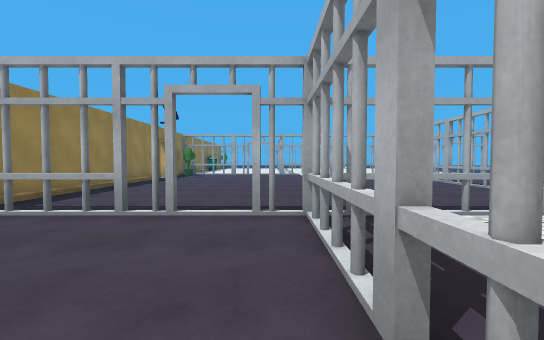
View 1 (above)

17 first-person views from a walk through a 3-D level made in the Unity game engine. The camera is 1.4 m above the floor, tilts 2° down and sees 90° across. Doors are open. The floor is counted in squares, 2 m on a side. Each view is taken from the middle of a square. On the plan, view 1 faces up. The plan holds only what a view shows up to about 9 squares ahead; the rest is blank. The place goes on beyond the plan. The player is left out. Some animated figures are not drawn. Some surface patterns are stand-ins.

View 2
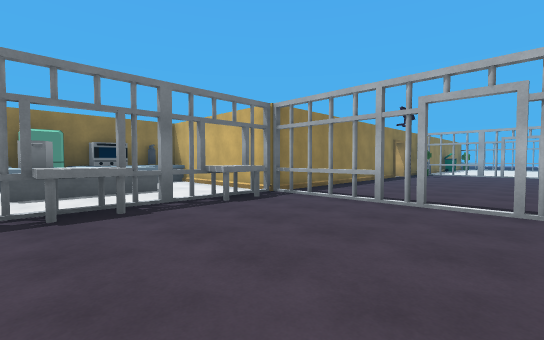

View 3
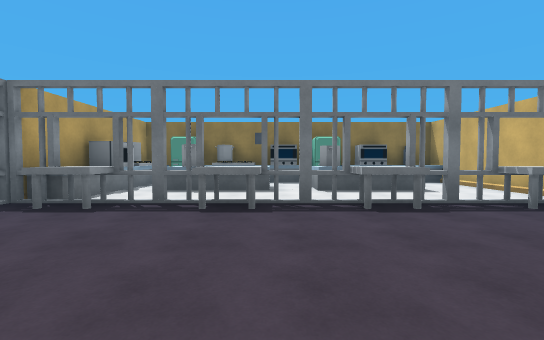

View 4
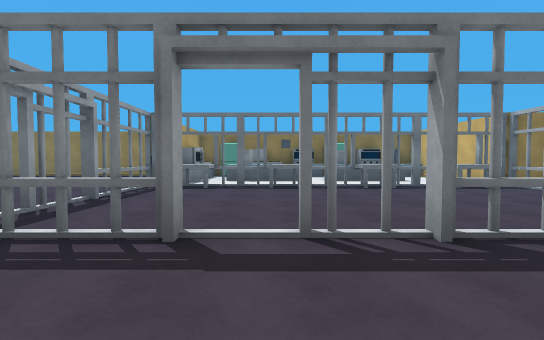

View 5
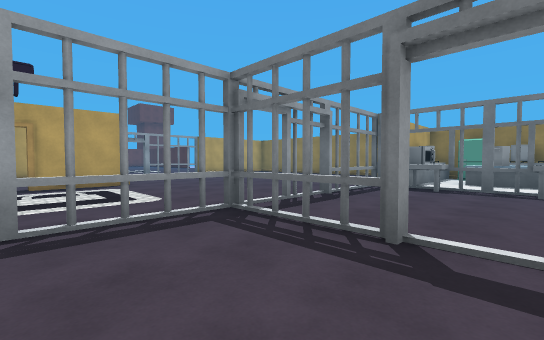

View 6
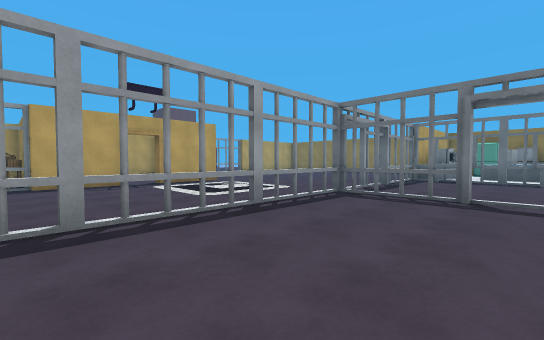

View 7
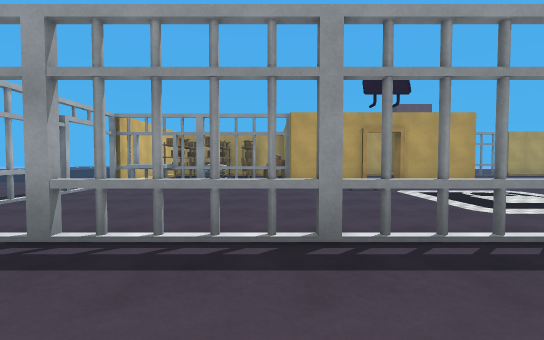

View 8
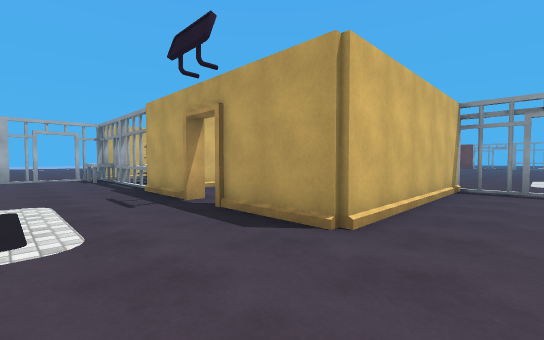

View 9
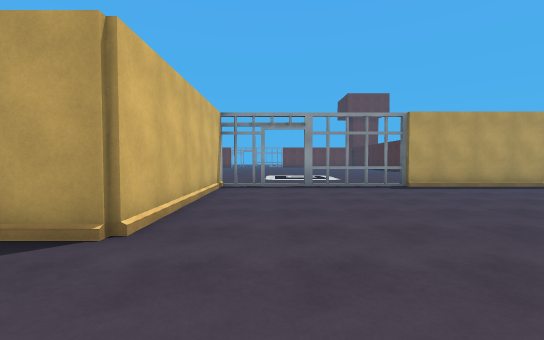

View 10
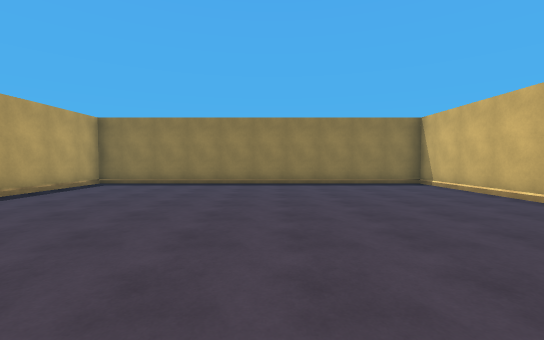

View 11
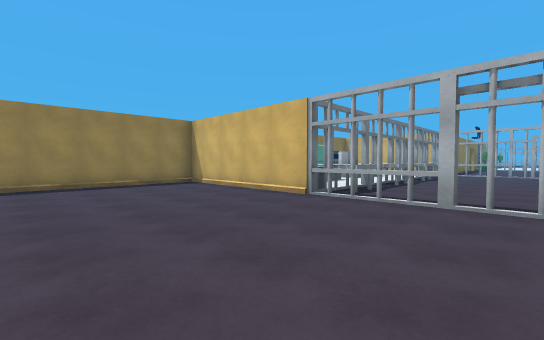

View 12
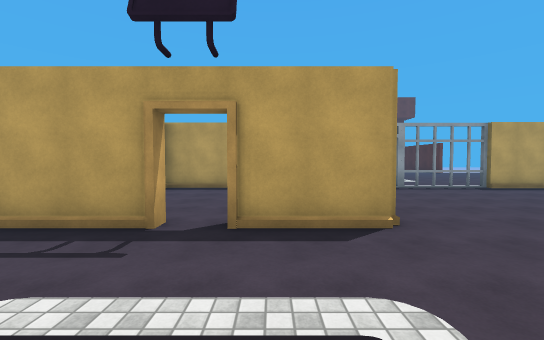

View 13
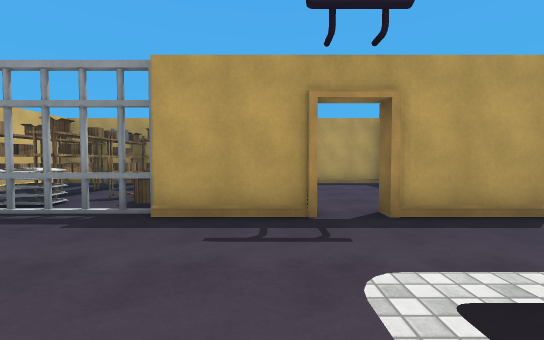

View 14
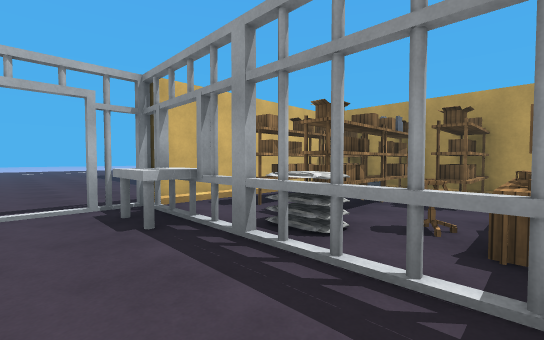

View 15
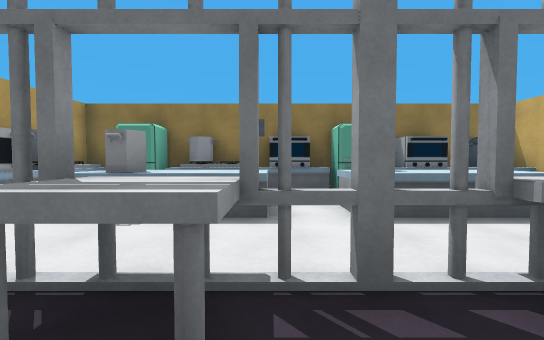

View 16
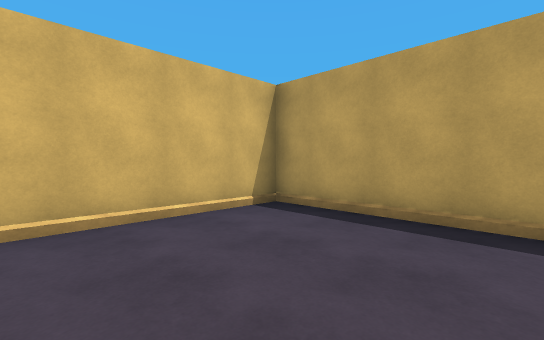

View 17
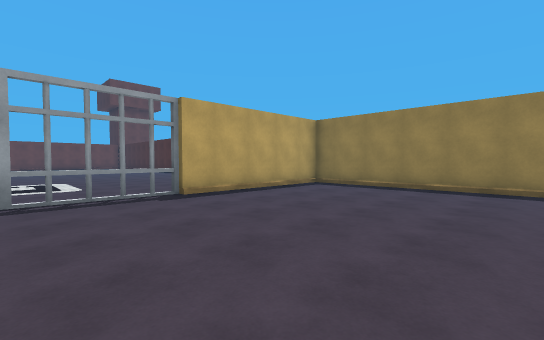

### Floor plan
Key: @ floor where view 1 was taken; # wall or solid block; x gap in a wall; . main floor; : floor 0.25 m higher than the main floor; / step, stairs or slope; D open door; = window, fence, low wall or low ledge; ^ raised ledge; v drop or lower ground; E fire extinguisher; N oven; F fridge; S stove; M microwave; T thing the floor can be seen under or through; K desk; C chair; H shelf; O other object.
Columns run from 10 left of view 1 to 18 right of it. Each row starts with its distance up from view 1.
 11                 O
 10         ...     O
  9       #.....    O
  8      ##.....   .O
  7      #......  ..O
  6      #......  ..O
  5      #...... ..
  4      #........
  3  E####x#..#.##
  2  ^ ..^^....=
  1  N ^^x.....x
  0  FF^^#^...@#
 -1  #.^.x.....#
 -2  N.^.x.......
 -3  S ^^#^....D.....
 -4  # ^^x.....D.....
 -5  F #.^^....T......
 -6  #SM##.#.#DTTTTTTT.
 -7 #/.........///......
 -8 #/........./::.......
 -9 #/........./::......#.
-10 #/..................x........
-11 #/...........D.....^^........
-12 #/.........##D####O^#.......
-13 #/.........#....KCHH#   v
-14 #/.........#....K.HH#
-15 #/.........#....#HHH#
-16  #####.....#....#HHH#
-17      ###DD#######

Positions as (right, up) in squares from view 1, and headings:
1: (0, 0), facing up
2: (0, -1), facing up-left
3: (0, -2), facing left
4: (3, -3), facing left
5: (3, -3), facing down-left
6: (6, -3), facing down-left
7: (6, -4), facing down
8: (-1, -9), facing down-right
9: (-1, -9), facing down
10: (-1, -11), facing left
11: (-1, -11), facing up-left
12: (2, -8), facing down
13: (4, -8), facing down
14: (6, -10), facing down-right
15: (-3, -2), facing left
16: (2, -13), facing down-right
17: (-2, -11), facing down-left
